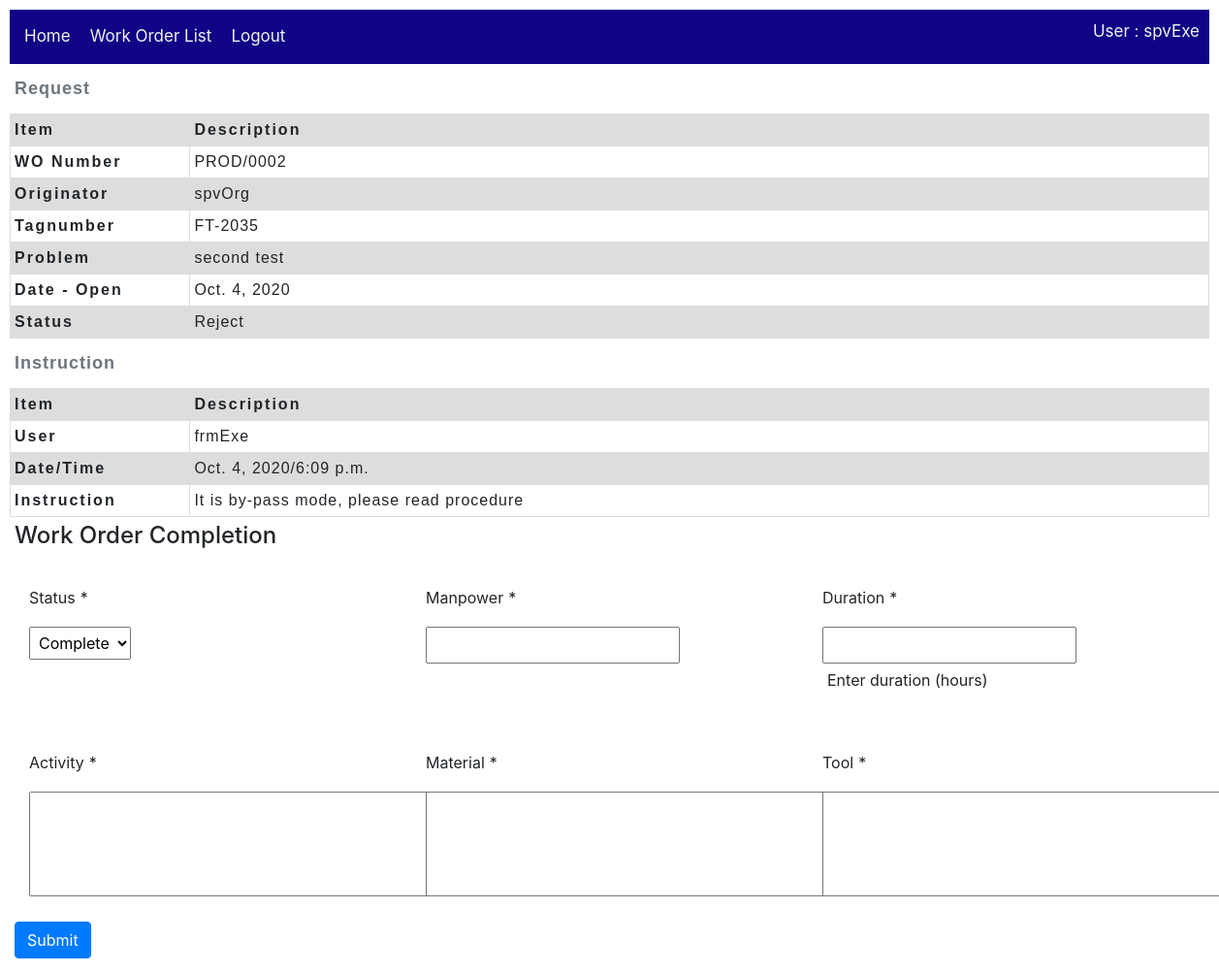
The app's page /work_order/complete/2/ (signed in) with its own data.
### accounts/models.py (models this page shows, shortened)
class CmmsUser(AbstractUser):
    forward_path = models.IntegerField(null=True)#CmmsUser.id
    reverse_path = models.IntegerField(null=True)#CmmsUser.id
    actions = models.ManyToManyField(Action, help_text='Select actions')
    section = models.ForeignKey('Section', on_delete=models.SET_NULL, null=True)
    def __str__(self):
        return self.username

class Action(models.Model):
    name = models.CharField(max_length=20, null=True, help_text='Enter name of Action(eg. Open, Close, Reject...)')
    description = models.CharField(max_length=100, null=True, help_text='Enter description of Action')
    mode = models.ForeignKey('Mode', on_delete=models.SET_NULL, null=True)
    category = models.ForeignKey('Category', on_delete=models.SET_NULL, null=True)
    class Meta:
        ordering = ['name']

### work_order/models.py (models this page shows, shortened)
class Work_order(models.Model):
    wo_number = models.CharField(max_length=20, null=True)
    tagnumber = models.CharField(max_length=50, null=True)
    problem = models.TextField(max_length=1000, null=True)
    originator = models.ForeignKey(CmmsUser,
        on_delete=models.SET_NULL,
        null=True)
    dest_section = models.ForeignKey(Section,
        on_delete=models.SET_NULL,
        null=True)
    date_open = models.DateField()
    date_finish = models.DateField(null=True)
    status = models.ForeignKey(Action,
        on_delete=models.SET_NULL,
        null=True)
    priority = models.ForeignKey(Wo_priority,
        on_delete=models.SET_NULL,
        null=True)
    current_user_id = models.IntegerField(null=True)
    executor_user_id = models.IntegerField(null=True)
    class Meta:
        ordering = ['originator','status','wo_number']

class Wo_instruction(models.Model):
    instruction = models.TextField(max_length=1000, null=True)
    date = models.DateField(null=True)
    time = models.TimeField(null=True)
    user = models.ForeignKey(CmmsUser,
        on_delete=models.SET_NULL,
        null=True)
    work_order = models.ForeignKey(Work_order,
        on_delete=models.SET_NULL,
        null=True)

### work_order/views.py (the view, shortened to what this page needs)
# urls.py: path('complete/<int:pk>/', views.WoCompletion.as_view(), name='work_order-complete'),
class WoCompletion(LoginRequiredMixin, CreateView):
    form_class = WoCompletion_form
    model = Wo_completion
    template_name = 'work_order/WoCompletion_form.html'  # Specify your own template name/location
    def get_form_kwargs(self):
        kwargs = super(WoCompletion, self).get_form_kwargs()
        kwargs.update({'user': self.request.user})
        return kwargs
    def get_initial(self):
        initial = super(WoCompletion, self).get_initial()
        return initial
    def get_context_data(self, **kwargs):
        context = super(WoCompletion,self).get_context_data(**kwargs)
        Wo_completed = Work_order.objects.get(id=self.kwargs.get("pk"))
        WoInstruction = Wo_instruction.objects.get(work_order=Wo_completed)
        context['Wo_instruction'] = WoInstruction
        context['work_order'] = Wo_completed
        context['date'] = datetime.date.today()
        return context

### work_order/generals.py (called while the page is built)
    def __isOfficeWorkingHour(self):
        x = datetime.datetime.now()
        startWorkingHr = datetime.time(8,0,0)
        endWorkingHr = datetime.time(17,0,0)
        currentTime = x.time()
        currentDay = x.strftime('%A')
        if currentDay in ['Saturday','Sunday']:
            return False
        elif currentTime < startWorkingHr or currentTime > endWorkingHr:
            return False
        else:
            return True

    @classmethod
    def isNormalMode(cls):
        return cls.__isOfficeWorkingHour(cls)

### work_order/templates/work_order/WoCompletion_form.html (shortened to what this page needs)
{% extends "base_work_order.html" %}
{% load crispy_forms_tags %}
{% block content %}
  {% include 'work_order/includes/Wo_request.html' %}
  {% include 'work_order/includes/Wo_instruction.html' %}
  <h4>Work Order Completion</h4>
  {% crispy form %}
{% endblock %}

### work_order/templates/base_work_order.html (shortened to what this page needs)
{% extends "base_cmms.html" %}
{% block topMenu %}
<div class="topnav">
    <ul>
        <li><a href="{% url 'home-cmms' %}">Home</a></li>
        {% if user.is_authenticated %}
            <li><a href="{% url 'work_order:work_orders'%}">Work Order List</a></li>
            <li><a href="{% url 'logout'%}?next={{request.path}}">Logout</a></li>
        {% else %}
            <li><a href="{% url 'login'%}?next={{request.path}}">Login</a></li>
        {% endif %}
        {% if user.is_authenticated %}
            <li style="float: right;">User : {{ user.get_username }}</li>
        {% endif %}
    </ul>
</div>
{% endblock topMenu %}

### work_order/templates/work_order/includes/Wo_request.html
{% block content %}
    <table class="WoHeader">
        <caption>Request</caption>
        <thead>
            <tr>
                <th scope="col">Item</th>
                <th scope="col">Description</th>
            </tr>
        </thead>
        <tbody>
            <tr>
                <th scope="row">WO Number</th>
                <td>{{ work_order.wo_number }}</td>
            </tr>
            <tr>
                <th scope="row">Originator</th>
                <td>{{ work_order.originator }}</td>
            </tr>
            <tr>
                <th scope="row">Tagnumber</th>
                <td>{{ work_order.tagnumber }}</td>
            </tr>
            <tr>
                <th scope="row">Problem</th>
                <td>{{ work_order.problem }}</td>
            </tr>
            <tr>
                <th scope="row">Date - Open</th>
                <td>{{ work_order.date_open }}</td>
            </tr>
            <tr>
                <th scope="row">Status</th>
                <td>{{ work_order.status.name }}</td>
            </tr>
        </tbody>
    </table>
{% endblock %}

### work_order/templates/work_order/includes/Wo_instruction.html
{% block content %}
<table class="WoHeader">
    <caption>Instruction</caption>
    <thead>
      <tr>
        <th scope="col">Item</th>
        <th scope="col">Description</th>
    </tr>
    </thead>
    <tbody>
      <tr>
        <th>User</th>
        <td>{{Wo_instruction.user}}</td>
      </tr>
      <tr>
        <th>Date/Time</th>
        <td>{{Wo_instruction.date}}/{{Wo_instruction.time}}</td>
      </tr>
      <tr>
        <th>Instruction</th>
        <td>{{Wo_instruction.instruction}}</td>
      </tr>
    </tbody>
  </table>
{% endblock %}

### static/css/styles.css (style rules this page uses)
* { padding: 5px; }
.topnav { overflow: hidden; background-color: rgb(16, 3, 133); }
.topnav ul { list-style-type: none; margin: 0; padding: 0; overflow: hidden; background-color: rgb(16, 3, 133); }
.topnav ul li { float: left; color: #f2f2f2; text-align: center; padding: 5px; text-decoration: none; font-size: 17px; }
.topnav ul li a { float: left; color: #f2f2f2; text-align: center; padding: 5px; text-decoration: none; font-size: 17px; }
* { box-sizing: border-box; }
.row:after { content: ""; display: table; clear: both; }
table { table-layout: fixed; width: 100%; border-collapse: collapse; }
caption { font-family: sans-serif; font-size: 18px; font-weight: bold; caption-side: top; text-align: left; letter-spacing: 1px; }
td, th { border: 1px solid #dddddd; text-align: left; padding: 4px; }
th { letter-spacing: 2px; }
td { letter-spacing: 1px; }
thead th { background-color: #dddddd; }
tr:nth-child(even) { background-color: #dddddd; }
table.WoHeader { font-family: arial, sans-serif; }
table.WoHeader thead th:nth-child(1) { width: 15%; }

### records on screen
CmmsUser: get_username "spvExe"
Work_order: wo_number "PROD/0002", originator "spvOrg", tagnumber "FT-2035", problem "second test", date_open "Oct. 4, 2020", status.name "Reject"
Wo_instruction: user "frmExe", date "Oct. 4, 2020", time "6:09 p.m.", instruction "It is by-pass mode, please read procedure"
